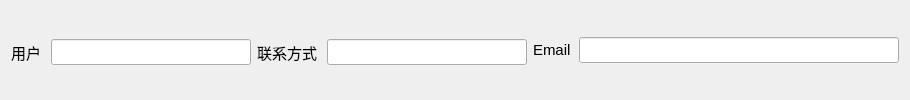
           <widget class="QFrame" name="frame0102">
            <property name="maximumSize">
             <size>
              <width>16777215</width>
              <height>16777215</height>
             </size>
            </property>
            <property name="font">
             <font>
              <family>Agency FB</family>
              <pointsize>11</pointsize>
             </font>
            </property>
            <property name="frameShape">
             <enum>QFrame::NoFrame</enum>
            </property>
            <layout class="QHBoxLayout" name="horizontalLayout_35">
             <item>
              <widget class="QWidget" name="widget_40" native="true">
               <property name="font">
                <font>
                 <family>Agency FB</family>
                 <pointsize>11</pointsize>
                </font>
               </property>
               <layout class="QHBoxLayout" name="horizontalLayout_42">
                <property name="spacing">
                 <number>0</number>
                </property>
                <property name="leftMargin">
                 <number>0</number>
                </property>
                <property name="topMargin">
                 <number>5</number>
                </property>
                <property name="rightMargin">
                 <number>0</number>
                </property>
                <property name="bottomMargin">
                 <number>0</number>
                </property>
                <item>
                 <widget class="QLabel" name="label_50">
                  <property name="minimumSize">
                   <size>
                    <width>40</width>
                    <height>30</height>
                   </size>
                  </property>
                  <property name="maximumSize">
                   <size>
                    <width>40</width>
                    <height>30</height>
                   </size>
                  </property>
                  <property name="font">
                   <font>
                    <family>Microsoft YaHei UI</family>
                    <pointsize>11</pointsize>
                   </font>
                  </property>
                  <property name="text">
                   <string>用户</string>
                  </property>
                 </widget>
                </item>
                <item>
                 <widget class="QLineEdit" name="lineEditUser">
                  <property name="minimumSize">
                   <size>
                    <width>200</width>
                    <height>24</height>
                   </size>
                  </property>
                  <property name="maximumSize">
                   <size>
                    <width>200</width>
                    <height>16777215</height>
                   </size>
                  </property>
                  <property name="font">
                   <font>
                    <family>Microsoft YaHei UI</family>
                    <pointsize>11</pointsize>
                   </font>
                  </property>
                 </widget>
                </item>
               </layout>
              </widget>
             </item>
             <item>
              <spacer name="horizontalSpacer_42">
               <property name="minimumSize">
                <size>
                 <width>0</width>
                 <height>30</height>
                </size>
               </property>
               <property name="font">
                <font>
                 <family>Agency FB</family>
                 <pointsize>11</pointsize>
                </font>
               </property>
               <property name="orientation">
                <enum>Qt::Horizontal</enum>
               </property>
               <property name="sizeHint" stdset="0">
                <size>
                 <width>22</width>
                 <height>27</height>
                </size>
               </property>
              </spacer>
             </item>
             <item>
              <widget class="QWidget" name="widget_41" native="true">
               <property name="font">
                <font>
                 <family>Agency FB</family>
                 <pointsize>11</pointsize>
                </font>
               </property>
               <layout class="QHBoxLayout" name="horizontalLayout_43">
                <property name="spacing">
                 <number>0</number>
                </property>
                <property name="leftMargin">
                 <number>0</number>
                </property>
                <property name="topMargin">
                 <number>5</number>
                </property>
                <property name="rightMargin">
                 <number>0</number>
                </property>
                <property name="bottomMargin">
                 <number>0</number>
                </property>
                <item>
                 <widget class="QLabel" name="label_51">
                  <property name="minimumSize">
                   <size>
                    <width>70</width>
                    <height>30</height>
                   </size>
                  </property>
                  <property name="font">
                   <font>
                    <family>Microsoft YaHei UI</family>
                    <pointsize>11</pointsize>
                   </font>
                  </property>
                  <property name="text">
                   <string>联系方式</string>
                  </property>
                 </widget>
                </item>
                <item>
                 <widget class="QLineEdit" name="lineEditContact">
                  <property name="minimumSize">
                   <size>
                    <width>200</width>
                    <height>24</height>
                   </size>
                  </property>
                  <property name="maximumSize">
                   <size>
                    <width>200</width>
                    <height>16777215</height>
                   </size>
                  </property>
                  <property name="font">
                   <font>
                    <family>Microsoft YaHei UI</family>
                    <pointsize>11</pointsize>
                   </font>
                  </property>
                 </widget>
                </item>
               </layout>
              </widget>
             </item>
             <item>
              <spacer name="horizontalSpacer_44">
               <property name="minimumSize">
                <size>
                 <width>0</width>
                 <height>30</height>
                </size>
               </property>
               <property name="font">
                <font>
                 <family>Agency FB</family>
                 <pointsize>11</pointsize>
                </font>
               </property>
               <property name="orientation">
                <enum>Qt::Horizontal</enum>
               </property>
               <property name="sizeHint" stdset="0">
                <size>
                 <width>22</width>
                 <height>27</height>
                </size>
               </property>
              </spacer>
             </item>
             <item>
              <widget class="QLabel" name="label_52">
               <property name="minimumSize">
                <size>
                 <width>40</width>
                 <height>30</height>
                </size>
               </property>
               <property name="maximumSize">
                <size>
                 <width>40</width>
                 <height>30</height>
                </size>
               </property>
               <property name="font">
                <font>
                 <family>Microsoft YaHei UI</family>
                 <pointsize>11</pointsize>
                </font>
               </property>
               <property name="text">
                <string>Email</string>
               </property>
              </widget>
             </item>
             <item>
              <widget class="QLineEdit" name="lineEditEmail">
               <property name="minimumSize">
                <size>
                 <width>320</width>
                 <height>24</height>
                </size>
               </property>
               <property name="maximumSize">
                <size>
                 <width>320</width>
                 <height>16777215</height>
                </size>
               </property>
               <property name="font">
                <font>
                 <family>Microsoft YaHei UI</family>
                 <pointsize>11</pointsize>
                </font>
               </property>
              </widget>
             </item>
             <item>
              <spacer name="horizontalSpacer_43">
               <property name="minimumSize">
                <size>
                 <width>0</width>
                 <height>30</height>
                </size>
               </property>
               <property name="font">
                <font>
                 <family>Agency FB</family>
                 <pointsize>11</pointsize>
                </font>
               </property>
               <property name="orientation">
                <enum>Qt::Horizontal</enum>
               </property>
               <property name="sizeHint" stdset="0">
                <size>
                 <width>22</width>
                 <height>27</height>
                </size>
               </property>
              </spacer>
             </item>
             <item>
              <spacer name="horizontalSpacer_45">
               <property name="minimumSize">
                <size>
                 <width>0</width>
                 <height>30</height>
                </size>
               </property>
               <property name="font">
                <font>
                 <family>Agency FB</family>
                 <pointsize>11</pointsize>
                </font>
               </property>
               <property name="orientation">
                <enum>Qt::Horizontal</enum>
               </property>
               <property name="sizeHint" stdset="0">
                <size>
                 <width>22</width>
                 <height>27</height>
                </size>
               </property>
              </spacer>
             </item>
            </layout>
           </widget>
